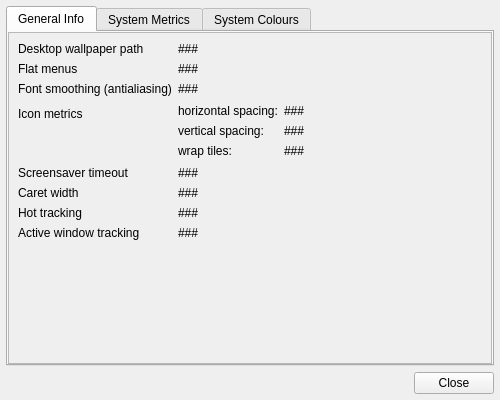
<?xml version="1.0" encoding="UTF-8"?>
<ui version="4.0">
 <class>SystemInfoViewer</class>
 <widget class="QDialog" name="SystemInfoViewer">
  <property name="geometry">
   <rect>
    <x>0</x>
    <y>0</y>
    <width>500</width>
    <height>400</height>
   </rect>
  </property>
  <property name="windowTitle">
   <string>System Info</string>
  </property>
  <layout class="QVBoxLayout" name="verticalLayout">
   <property name="margin">
    <number>6</number>
   </property>
   <item>
    <widget class="QTabWidget" name="tabWidget">
     <property name="currentIndex">
      <number>0</number>
     </property>
     <widget class="QWidget" name="generalInfoTab">
      <attribute name="title">
       <string>General Info</string>
      </attribute>
      <layout class="QVBoxLayout" name="verticalLayout_4">
       <property name="spacing">
        <number>0</number>
       </property>
       <property name="margin">
        <number>0</number>
       </property>
       <item>
        <widget class="QScrollArea" name="scrollArea">
         <property name="widgetResizable">
          <bool>true</bool>
         </property>
         <widget class="QWidget" name="generalInfoWidget">
          <property name="geometry">
           <rect>
            <x>0</x>
            <y>0</y>
            <width>480</width>
            <height>331</height>
           </rect>
          </property>
          <layout class="QFormLayout" name="generalInfoLayout">
           <property name="fieldGrowthPolicy">
            <enum>QFormLayout::AllNonFixedFieldsGrow</enum>
           </property>
           <item row="0" column="0">
            <widget class="QLabel" name="infoLabel1">
             <property name="text">
              <string>Desktop wallpaper path</string>
             </property>
            </widget>
           </item>
           <item row="0" column="1">
            <widget class="QLabel" name="wallpaperPathLabel">
             <property name="cursor">
              <cursorShape>IBeamCursor</cursorShape>
             </property>
             <property name="text">
              <string>###</string>
             </property>
             <property name="textFormat">
              <enum>Qt::PlainText</enum>
             </property>
             <property name="textInteractionFlags">
              <set>Qt::LinksAccessibleByKeyboard|Qt::LinksAccessibleByMouse|Qt::TextBrowserInteraction|Qt::TextSelectableByKeyboard|Qt::TextSelectableByMouse</set>
             </property>
            </widget>
           </item>
           <item row="1" column="0">
            <widget class="QLabel" name="infoLabel2">
             <property name="text">
              <string>Flat menus</string>
             </property>
            </widget>
           </item>
           <item row="1" column="1">
            <widget class="QLabel" name="flatMenusLabel">
             <property name="cursor">
              <cursorShape>IBeamCursor</cursorShape>
             </property>
             <property name="text">
              <string>###</string>
             </property>
             <property name="textFormat">
              <enum>Qt::PlainText</enum>
             </property>
             <property name="textInteractionFlags">
              <set>Qt::LinksAccessibleByKeyboard|Qt::LinksAccessibleByMouse|Qt::TextBrowserInteraction|Qt::TextSelectableByKeyboard|Qt::TextSelectableByMouse</set>
             </property>
            </widget>
           </item>
           <item row="2" column="0">
            <widget class="QLabel" name="infoLabel3">
             <property name="text">
              <string>Font smoothing (antialiasing)</string>
             </property>
            </widget>
           </item>
           <item row="4" column="0">
            <widget class="QLabel" name="infoLabel4">
             <property name="text">
              <string>Icon metrics</string>
             </property>
            </widget>
           </item>
           <item row="5" column="0">
            <widget class="QLabel" name="infoLabel5">
             <property name="text">
              <string>Screensaver timeout</string>
             </property>
            </widget>
           </item>
           <item row="6" column="0">
            <widget class="QLabel" name="infoLabel6">
             <property name="text">
              <string>Caret width</string>
             </property>
            </widget>
           </item>
           <item row="7" column="0">
            <widget class="QLabel" name="infoLabel7">
             <property name="text">
              <string>Hot tracking</string>
             </property>
            </widget>
           </item>
           <item row="8" column="0">
            <widget class="QLabel" name="infoLabel8">
             <property name="text">
              <string>Active window tracking</string>
             </property>
            </widget>
           </item>
           <item row="2" column="1">
            <widget class="QLabel" name="fontSmoothingLabel">
             <property name="cursor">
              <cursorShape>IBeamCursor</cursorShape>
             </property>
             <property name="text">
              <string>###</string>
             </property>
             <property name="textFormat">
              <enum>Qt::PlainText</enum>
             </property>
             <property name="textInteractionFlags">
              <set>Qt::LinksAccessibleByKeyboard|Qt::LinksAccessibleByMouse|Qt::TextBrowserInteraction|Qt::TextSelectableByKeyboard|Qt::TextSelectableByMouse</set>
             </property>
            </widget>
           </item>
           <item row="5" column="1">
            <widget class="QLabel" name="screensaverTimeoutLabel">
             <property name="cursor">
              <cursorShape>IBeamCursor</cursorShape>
             </property>
             <property name="text">
              <string>###</string>
             </property>
             <property name="textFormat">
              <enum>Qt::PlainText</enum>
             </property>
             <property name="textInteractionFlags">
              <set>Qt::LinksAccessibleByKeyboard|Qt::LinksAccessibleByMouse|Qt::TextBrowserInteraction|Qt::TextSelectableByKeyboard|Qt::TextSelectableByMouse</set>
             </property>
            </widget>
           </item>
           <item row="4" column="1">
            <widget class="QWidget" name="iconMetricsContainer" native="true">
             <layout class="QFormLayout" name="formLayout">
              <property name="leftMargin">
               <number>0</number>
              </property>
              <property name="topMargin">
               <number>2</number>
              </property>
              <property name="rightMargin">
               <number>0</number>
              </property>
              <property name="bottomMargin">
               <number>2</number>
              </property>
              <item row="0" column="0">
               <widget class="QLabel" name="iconLabel1">
                <property name="text">
                 <string>horizontal spacing:</string>
                </property>
               </widget>
              </item>
              <item row="1" column="0">
               <widget class="QLabel" name="iconLabel2">
                <property name="text">
                 <string>vertical spacing:</string>
                </property>
               </widget>
              </item>
              <item row="2" column="0">
               <widget class="QLabel" name="iconLabel3">
                <property name="text">
                 <string>wrap tiles:</string>
                </property>
               </widget>
              </item>
              <item row="0" column="1">
               <widget class="QLabel" name="iconHorzSpacingLabel">
                <property name="cursor">
                 <cursorShape>IBeamCursor</cursorShape>
                </property>
                <property name="text">
                 <string>###</string>
                </property>
                <property name="textFormat">
                 <enum>Qt::PlainText</enum>
                </property>
                <property name="textInteractionFlags">
                 <set>Qt::LinksAccessibleByKeyboard|Qt::LinksAccessibleByMouse|Qt::TextBrowserInteraction|Qt::TextSelectableByKeyboard|Qt::TextSelectableByMouse</set>
                </property>
               </widget>
              </item>
              <item row="1" column="1">
               <widget class="QLabel" name="iconVertSpacingLabel">
                <property name="cursor">
                 <cursorShape>IBeamCursor</cursorShape>
                </property>
                <property name="text">
                 <string>###</string>
                </property>
                <property name="textFormat">
                 <enum>Qt::PlainText</enum>
                </property>
                <property name="textInteractionFlags">
                 <set>Qt::LinksAccessibleByKeyboard|Qt::LinksAccessibleByMouse|Qt::TextBrowserInteraction|Qt::TextSelectableByKeyboard|Qt::TextSelectableByMouse</set>
                </property>
               </widget>
              </item>
              <item row="2" column="1">
               <widget class="QLabel" name="iconWrapLabel">
                <property name="cursor">
                 <cursorShape>IBeamCursor</cursorShape>
                </property>
                <property name="text">
                 <string>###</string>
                </property>
                <property name="textFormat">
                 <enum>Qt::PlainText</enum>
                </property>
                <property name="textInteractionFlags">
                 <set>Qt::LinksAccessibleByKeyboard|Qt::LinksAccessibleByMouse|Qt::TextBrowserInteraction|Qt::TextSelectableByKeyboard|Qt::TextSelectableByMouse</set>
                </property>
               </widget>
              </item>
             </layout>
            </widget>
           </item>
           <item row="6" column="1">
            <widget class="QLabel" name="caretWidthLabel">
             <property name="cursor">
              <cursorShape>IBeamCursor</cursorShape>
             </property>
             <property name="text">
              <string>###</string>
             </property>
             <property name="textFormat">
              <enum>Qt::PlainText</enum>
             </property>
             <property name="textInteractionFlags">
              <set>Qt::LinksAccessibleByKeyboard|Qt::LinksAccessibleByMouse|Qt::TextBrowserInteraction|Qt::TextSelectableByKeyboard|Qt::TextSelectableByMouse</set>
             </property>
            </widget>
           </item>
           <item row="7" column="1">
            <widget class="QLabel" name="hotTrackingLabel">
             <property name="cursor">
              <cursorShape>IBeamCursor</cursorShape>
             </property>
             <property name="text">
              <string>###</string>
             </property>
             <property name="textFormat">
              <enum>Qt::PlainText</enum>
             </property>
             <property name="textInteractionFlags">
              <set>Qt::LinksAccessibleByKeyboard|Qt::LinksAccessibleByMouse|Qt::TextBrowserInteraction|Qt::TextSelectableByKeyboard|Qt::TextSelectableByMouse</set>
             </property>
            </widget>
           </item>
           <item row="8" column="1">
            <widget class="QLabel" name="windowTrackingLabel">
             <property name="cursor">
              <cursorShape>IBeamCursor</cursorShape>
             </property>
             <property name="text">
              <string>###</string>
             </property>
             <property name="textFormat">
              <enum>Qt::PlainText</enum>
             </property>
             <property name="textInteractionFlags">
              <set>Qt::LinksAccessibleByKeyboard|Qt::LinksAccessibleByMouse|Qt::TextBrowserInteraction|Qt::TextSelectableByKeyboard|Qt::TextSelectableByMouse</set>
             </property>
            </widget>
           </item>
          </layout>
         </widget>
        </widget>
       </item>
      </layout>
     </widget>
     <widget class="QWidget" name="systemMetricsTab">
      <attribute name="title">
       <string>System Metrics</string>
      </attribute>
      <layout class="QVBoxLayout" name="verticalLayout_2">
       <property name="margin">
        <number>0</number>
       </property>
       <item>
        <widget class="QTableWidget" name="systemMetricsTable">
         <property name="editTriggers">
          <set>QAbstractItemView::NoEditTriggers</set>
         </property>
         <property name="selectionBehavior">
          <enum>QAbstractItemView::SelectRows</enum>
         </property>
         <property name="verticalScrollMode">
          <enum>QAbstractItemView::ScrollPerPixel</enum>
         </property>
         <property name="horizontalScrollMode">
          <enum>QAbstractItemView::ScrollPerPixel</enum>
         </property>
         <property name="wordWrap">
          <bool>false</bool>
         </property>
         <property name="cornerButtonEnabled">
          <bool>false</bool>
         </property>
         <attribute name="horizontalHeaderHighlightSections">
          <bool>false</bool>
         </attribute>
         <attribute name="horizontalHeaderStretchLastSection">
          <bool>true</bool>
         </attribute>
         <attribute name="verticalHeaderVisible">
          <bool>false</bool>
         </attribute>
         <attribute name="verticalHeaderHighlightSections">
          <bool>false</bool>
         </attribute>
         <attribute name="verticalHeaderVisible">
          <bool>false</bool>
         </attribute>
         <attribute name="horizontalHeaderStretchLastSection">
          <bool>true</bool>
         </attribute>
         <attribute name="horizontalHeaderHighlightSections">
          <bool>false</bool>
         </attribute>
         <attribute name="verticalHeaderHighlightSections">
          <bool>false</bool>
         </attribute>
         <column>
          <property name="text">
           <string>Name</string>
          </property>
         </column>
         <column>
          <property name="text">
           <string>Value</string>
          </property>
         </column>
        </widget>
       </item>
      </layout>
     </widget>
     <widget class="QWidget" name="systemColoursTab">
      <attribute name="title">
       <string>System Colours</string>
      </attribute>
      <layout class="QVBoxLayout" name="verticalLayout_3">
       <property name="margin">
        <number>0</number>
       </property>
       <item>
        <widget class="QWidget" name="widget" native="true">
         <layout class="QHBoxLayout" name="horizontalLayout">
          <property name="leftMargin">
           <number>6</number>
          </property>
          <property name="topMargin">
           <number>6</number>
          </property>
          <property name="rightMargin">
           <number>6</number>
          </property>
          <property name="bottomMargin">
           <number>3</number>
          </property>
          <item>
           <widget class="QLabel" name="label">
            <property name="text">
             <string>&lt;!DOCTYPE HTML PUBLIC &quot;-//W3C//DTD HTML 4.0//EN&quot; &quot;http://www.w3.org/TR/REC-html40/strict.dtd&quot;&gt;
&lt;html&gt;&lt;head&gt;&lt;meta name=&quot;qrichtext&quot; content=&quot;1&quot; /&gt;&lt;style type=&quot;text/css&quot;&gt;
p, li { white-space: pre-wrap; }
&lt;/style&gt;&lt;/head&gt;&lt;body style=&quot; font-family:'MS Shell Dlg 2'; font-size:8.25pt; font-weight:400; font-style:normal;&quot;&gt;
&lt;p style=&quot; margin-top:0px; margin-bottom:0px; margin-left:0px; margin-right:0px; -qt-block-indent:0; text-indent:0px;&quot;&gt;&lt;span style=&quot; font-size:8pt; font-weight:600;&quot;&gt;Double-click a colour to change it.&lt;/span&gt;&lt;/p&gt;
&lt;p style=&quot; margin-top:0px; margin-bottom:0px; margin-left:0px; margin-right:0px; -qt-block-indent:0; text-indent:0px;&quot;&gt;&lt;span style=&quot; font-size:8pt;&quot;&gt;Note: The Operating System will inform all windows of this change (by sending a WM_SYSCOLORCHANGE message). However, this change only affects the current session. The new colors are not saved when the system terminates.&lt;/span&gt;&lt;/p&gt;&lt;/body&gt;&lt;/html&gt;</string>
            </property>
            <property name="wordWrap">
             <bool>true</bool>
            </property>
           </widget>
          </item>
          <item>
           <widget class="QPushButton" name="resetColoursButton">
            <property name="maximumSize">
             <size>
              <width>80</width>
              <height>16777215</height>
             </size>
            </property>
            <property name="text">
             <string>Reset</string>
            </property>
           </widget>
          </item>
         </layout>
        </widget>
       </item>
       <item>
        <widget class="QTableWidget" name="systemColoursTable">
         <property name="editTriggers">
          <set>QAbstractItemView::NoEditTriggers</set>
         </property>
         <property name="selectionBehavior">
          <enum>QAbstractItemView::SelectRows</enum>
         </property>
         <property name="verticalScrollMode">
          <enum>QAbstractItemView::ScrollPerPixel</enum>
         </property>
         <property name="horizontalScrollMode">
          <enum>QAbstractItemView::ScrollPerPixel</enum>
         </property>
         <property name="wordWrap">
          <bool>false</bool>
         </property>
         <property name="cornerButtonEnabled">
          <bool>false</bool>
         </property>
         <attribute name="horizontalHeaderHighlightSections">
          <bool>false</bool>
         </attribute>
         <attribute name="horizontalHeaderStretchLastSection">
          <bool>true</bool>
         </attribute>
         <attribute name="verticalHeaderVisible">
          <bool>false</bool>
         </attribute>
         <attribute name="verticalHeaderHighlightSections">
          <bool>false</bool>
         </attribute>
         <attribute name="verticalHeaderVisible">
          <bool>false</bool>
         </attribute>
         <attribute name="horizontalHeaderStretchLastSection">
          <bool>true</bool>
         </attribute>
         <attribute name="horizontalHeaderHighlightSections">
          <bool>false</bool>
         </attribute>
         <attribute name="verticalHeaderHighlightSections">
          <bool>false</bool>
         </attribute>
         <column>
          <property name="text">
           <string>Name</string>
          </property>
         </column>
         <column>
          <property name="text">
           <string>RGB</string>
          </property>
         </column>
         <column>
          <property name="text">
           <string>Colour</string>
          </property>
         </column>
        </widget>
       </item>
      </layout>
     </widget>
    </widget>
   </item>
   <item>
    <widget class="QDialogButtonBox" name="dialogButtons">
     <property name="orientation">
      <enum>Qt::Horizontal</enum>
     </property>
     <property name="standardButtons">
      <set>QDialogButtonBox::Close</set>
     </property>
    </widget>
   </item>
  </layout>
 </widget>
 <tabstops>
  <tabstop>dialogButtons</tabstop>
 </tabstops>
 <resources/>
 <connections>
  <connection>
   <sender>dialogButtons</sender>
   <signal>rejected()</signal>
   <receiver>SystemInfoViewer</receiver>
   <slot>reject()</slot>
   <hints>
    <hint type="sourcelabel">
     <x>249</x>
     <y>379</y>
    </hint>
    <hint type="destinationlabel">
     <x>249</x>
     <y>199</y>
    </hint>
   </hints>
  </connection>
 </connections>
</ui>
